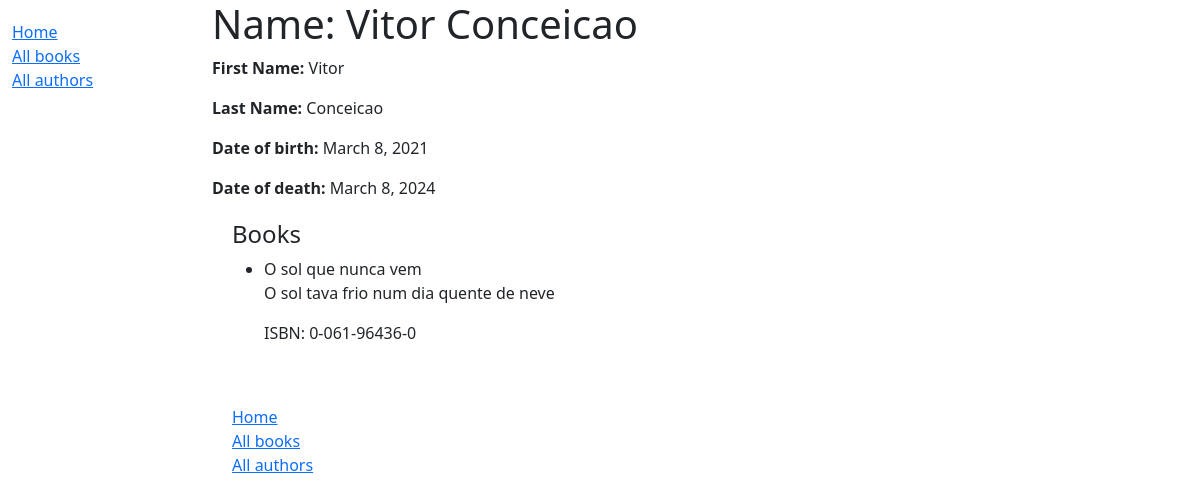
Page /catalog/author/1 on the earlier database version.
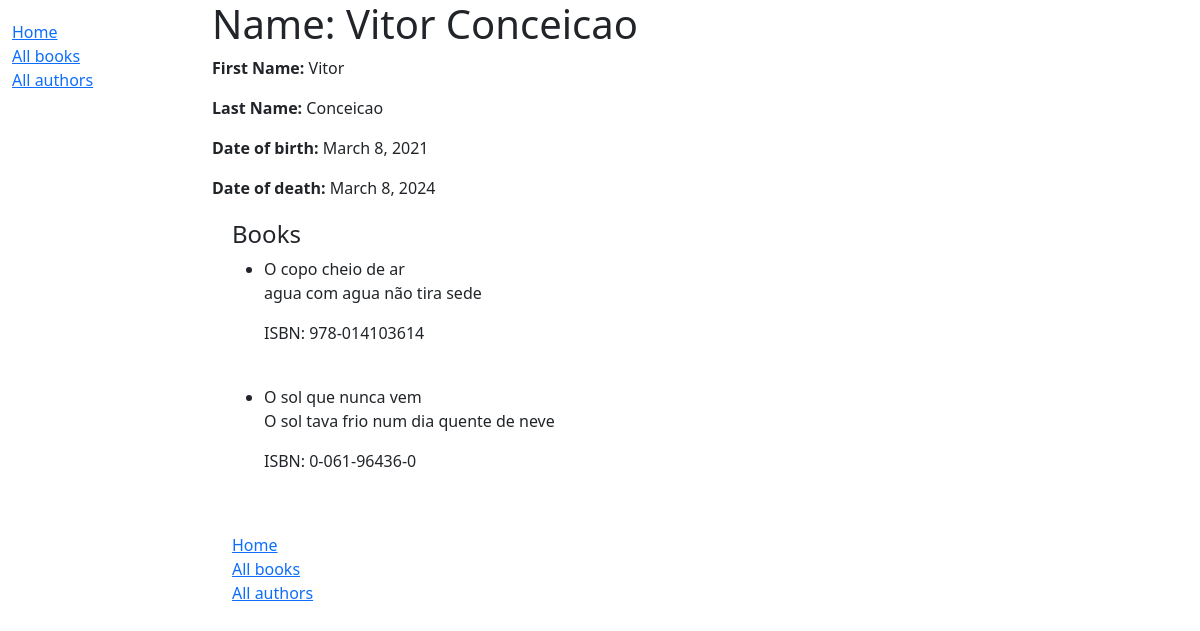
Same page on the later database version.
### catalog/models.py (models this page shows, shortened)
class Book(models.Model):
    title = models.CharField(max_length=200)
    author = models.ForeignKey('Author', on_delete=models.RESTRICT, null=True)
    summary = models.TextField(
        max_length=1000, help_text="Enter a brief description of the book")
    isbn = models.CharField('ISBN', max_length=13,
                            unique=True,
                            help_text='13 Character <a href="https://www.isbn-international.org/content/what-isbn'
                                      '">ISBN number</a>')
    genre = models.ManyToManyField(
        Genre, help_text="Select a genre for this book")
    language = models.ForeignKey(
        'Language', on_delete=models.SET_NULL, null=True)
    class Meta:
        ordering = ['title', 'author']
    def display_genre(self):
        """Creates a string for the Genre. This is required to display genre in Admin."""
        return ', '.join([genre.name for genre in self.genre.all()[:3]])
    display_genre.short_description = 'Genre'
    def display_genre(self):
        """Create a string for the Genre. This is required to display genre in Admin."""
        return ', '.join(genre.name for genre in self.genre.all()[:3])
    display_genre.short_description = 'Genre'

### catalog/views.py (the view)
# urls.py: path('author/<int:pk>', views.AuthorDetailView.as_view(), name='author-detail'),
class AuthorDetailView(generic.DetailView):
    model = Author

### catalog/templates/catalog/author_detail.html (shortened to what this page needs)
{% extends "base_generic.html" %}
{% block content %}
  <h1>Name: {{ author.first_name }} {{ author.last_name }}</h1>
  <p><strong>First Name:</strong> {{ author.first_name }}</p>
  <p><strong>Last Name:</strong> {{ author.last_name }}</p>
  <p><strong>Date of birth:</strong> {{ author.date_of_birth }}</p>
  <p><strong>Date of death:</strong> {{ author.date_of_death }}</p>
  <div style="margin-left:20px;margin-top:20px">
    <h4>Books</h4>
    <ul>
      {% for book in author.book_set.all %}
        <li>{{ book.title }}</li>
        <p>{{ book.summary }}</p>
        <p>ISBN: {{ book.isbn }}</p>
        <br>
      {% endfor %}
    </ul>
    {% block sidebar %}
  {{ block.super }}
{% endblock %}
  </div>
{% endblock %}

Differences in the rows shown:
added Book: title "O copo cheio de ar", summary "agua com agua não tira sede", isbn "978-014103614"
